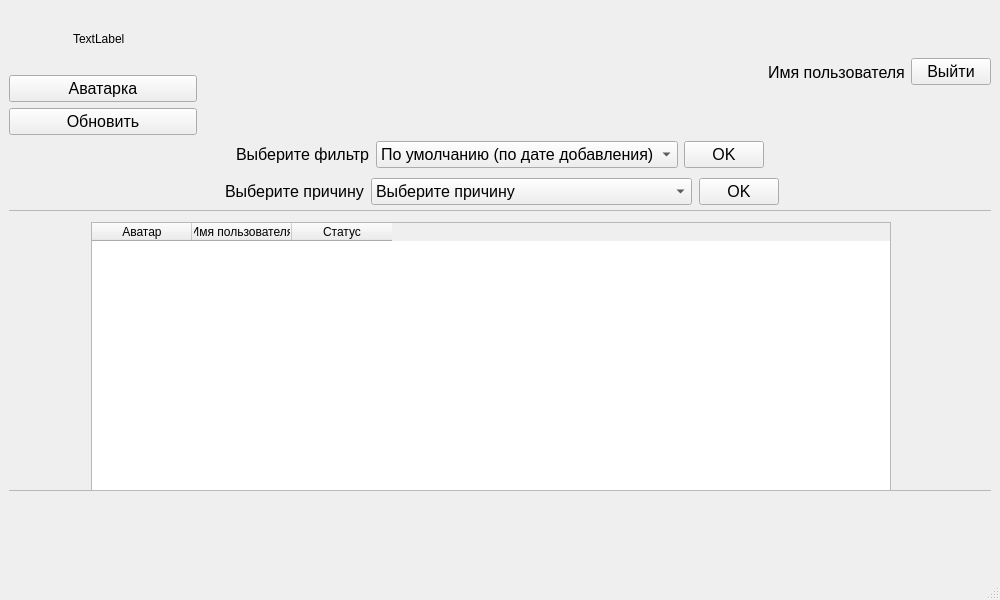
<?xml version="1.0" encoding="UTF-8"?>
<ui version="4.0">
 <class>MainWindow</class>
 <widget class="QMainWindow" name="MainWindow">
  <property name="geometry">
   <rect>
    <x>0</x>
    <y>0</y>
    <width>1000</width>
    <height>600</height>
   </rect>
  </property>
  <property name="windowTitle">
   <string>MainWindow</string>
  </property>
  <widget class="QWidget" name="centralwidget">
   <layout class="QVBoxLayout" name="verticalLayout">
    <item>
     <layout class="QHBoxLayout" name="horizontalLayout">
      <item>
       <layout class="QVBoxLayout" name="verticalLayout_2">
        <item>
         <layout class="QHBoxLayout" name="horizontalLayout_3">
          <item>
           <spacer name="horizontalSpacer_8">
            <property name="orientation">
             <enum>Qt::Horizontal</enum>
            </property>
            <property name="sizeHint" stdset="0">
             <size>
              <width>40</width>
              <height>20</height>
             </size>
            </property>
           </spacer>
          </item>
          <item>
           <widget class="QLabel" name="label_3">
            <property name="sizePolicy">
             <sizepolicy hsizetype="Fixed" vsizetype="Fixed">
              <horstretch>0</horstretch>
              <verstretch>0</verstretch>
             </sizepolicy>
            </property>
            <property name="minimumSize">
             <size>
              <width>60</width>
              <height>60</height>
             </size>
            </property>
            <property name="maximumSize">
             <size>
              <width>60</width>
              <height>60</height>
             </size>
            </property>
            <property name="text">
             <string>TextLabel</string>
            </property>
           </widget>
          </item>
          <item>
           <spacer name="horizontalSpacer_9">
            <property name="orientation">
             <enum>Qt::Horizontal</enum>
            </property>
            <property name="sizeHint" stdset="0">
             <size>
              <width>40</width>
              <height>20</height>
             </size>
            </property>
           </spacer>
          </item>
         </layout>
        </item>
        <item>
         <widget class="QPushButton" name="pushButton">
          <property name="font">
           <font>
            <pointsize>12</pointsize>
           </font>
          </property>
          <property name="text">
           <string>Аватарка</string>
          </property>
         </widget>
        </item>
        <item>
         <widget class="QPushButton" name="pushButton_3">
          <property name="font">
           <font>
            <pointsize>12</pointsize>
           </font>
          </property>
          <property name="text">
           <string>Обновить</string>
          </property>
         </widget>
        </item>
       </layout>
      </item>
      <item>
       <spacer name="horizontalSpacer_11">
        <property name="orientation">
         <enum>Qt::Horizontal</enum>
        </property>
        <property name="sizeHint" stdset="0">
         <size>
          <width>40</width>
          <height>20</height>
         </size>
        </property>
       </spacer>
      </item>
      <item>
       <spacer name="horizontalSpacer_10">
        <property name="orientation">
         <enum>Qt::Horizontal</enum>
        </property>
        <property name="sizeHint" stdset="0">
         <size>
          <width>40</width>
          <height>20</height>
         </size>
        </property>
       </spacer>
      </item>
      <item>
       <spacer name="horizontalSpacer">
        <property name="orientation">
         <enum>Qt::Horizontal</enum>
        </property>
        <property name="sizeHint" stdset="0">
         <size>
          <width>40</width>
          <height>20</height>
         </size>
        </property>
       </spacer>
      </item>
      <item>
       <widget class="QLabel" name="label">
        <property name="font">
         <font>
          <pointsize>12</pointsize>
         </font>
        </property>
        <property name="text">
         <string>Имя пользователя</string>
        </property>
       </widget>
      </item>
      <item>
       <widget class="QPushButton" name="pushButton_2">
        <property name="font">
         <font>
          <pointsize>12</pointsize>
         </font>
        </property>
        <property name="text">
         <string>Выйти</string>
        </property>
       </widget>
      </item>
     </layout>
    </item>
    <item>
     <layout class="QHBoxLayout" name="horizontalLayout_7">
      <item>
       <spacer name="horizontalSpacer_2">
        <property name="orientation">
         <enum>Qt::Horizontal</enum>
        </property>
        <property name="sizeHint" stdset="0">
         <size>
          <width>40</width>
          <height>20</height>
         </size>
        </property>
       </spacer>
      </item>
      <item>
       <widget class="QLabel" name="label_2">
        <property name="font">
         <font>
          <pointsize>12</pointsize>
         </font>
        </property>
        <property name="text">
         <string>Выберите фильтр</string>
        </property>
       </widget>
      </item>
      <item>
       <widget class="QComboBox" name="comboBox">
        <property name="sizePolicy">
         <sizepolicy hsizetype="Minimum" vsizetype="Fixed">
          <horstretch>0</horstretch>
          <verstretch>0</verstretch>
         </sizepolicy>
        </property>
        <property name="font">
         <font>
          <pointsize>12</pointsize>
         </font>
        </property>
        <item>
         <property name="text">
          <string>По умолчанию (по дате добавления)</string>
         </property>
        </item>
        <item>
         <property name="text">
          <string>По причине ухода</string>
         </property>
        </item>
        <item>
         <property name="text">
          <string>По имени ученика</string>
         </property>
        </item>
       </widget>
      </item>
      <item>
       <widget class="QPushButton" name="pushButton_4">
        <property name="font">
         <font>
          <pointsize>12</pointsize>
         </font>
        </property>
        <property name="text">
         <string>OK</string>
        </property>
       </widget>
      </item>
      <item>
       <spacer name="horizontalSpacer_3">
        <property name="orientation">
         <enum>Qt::Horizontal</enum>
        </property>
        <property name="sizeHint" stdset="0">
         <size>
          <width>40</width>
          <height>20</height>
         </size>
        </property>
       </spacer>
      </item>
     </layout>
    </item>
    <item>
     <layout class="QHBoxLayout" name="horizontalLayout_5">
      <item>
       <widget class="QStackedWidget" name="stackedWidget">
        <property name="currentIndex">
         <number>1</number>
        </property>
        <widget class="QWidget" name="page_5">
         <widget class="QScrollArea" name="scrollArea_3">
          <property name="geometry">
           <rect>
            <x>9</x>
            <y>6</y>
            <width>971</width>
            <height>301</height>
           </rect>
          </property>
          <property name="widgetResizable">
           <bool>true</bool>
          </property>
          <widget class="QWidget" name="scrollAreaWidgetContents_3">
           <property name="geometry">
            <rect>
             <x>0</x>
             <y>0</y>
             <width>969</width>
             <height>299</height>
            </rect>
           </property>
           <widget class="QWidget" name="horizontalLayoutWidget_3">
            <property name="geometry">
             <rect>
              <x>9</x>
              <y>9</y>
              <width>951</width>
              <height>432</height>
             </rect>
            </property>
            <layout class="QHBoxLayout" name="horizontalLayout_10">
             <item>
              <widget class="QTableWidget" name="tableWidget_3">
               <property name="sizePolicy">
                <sizepolicy hsizetype="Fixed" vsizetype="Fixed">
                 <horstretch>0</horstretch>
                 <verstretch>0</verstretch>
                </sizepolicy>
               </property>
               <property name="minimumSize">
                <size>
                 <width>800</width>
                 <height>430</height>
                </size>
               </property>
               <column>
                <property name="text">
                 <string>Аватар</string>
                </property>
               </column>
               <column>
                <property name="text">
                 <string>Имя пользователя</string>
                </property>
               </column>
               <column>
                <property name="text">
                 <string>Статус</string>
                </property>
               </column>
              </widget>
             </item>
            </layout>
           </widget>
          </widget>
         </widget>
        </widget>
        <widget class="QWidget" name="page_3">
         <widget class="QWidget" name="layoutWidget">
          <property name="geometry">
           <rect>
            <x>0</x>
            <y>0</y>
            <width>985</width>
            <height>35</height>
           </rect>
          </property>
          <layout class="QHBoxLayout" name="horizontalLayout_8">
           <property name="spacing">
            <number>7</number>
           </property>
           <property name="topMargin">
            <number>0</number>
           </property>
           <item>
            <spacer name="horizontalSpacer_4">
             <property name="orientation">
              <enum>Qt::Horizontal</enum>
             </property>
             <property name="sizeHint" stdset="0">
              <size>
               <width>40</width>
               <height>20</height>
              </size>
             </property>
            </spacer>
           </item>
           <item>
            <widget class="QLabel" name="label_4">
             <property name="font">
              <font>
               <pointsize>12</pointsize>
              </font>
             </property>
             <property name="text">
              <string>Выберите причину</string>
             </property>
            </widget>
           </item>
           <item>
            <widget class="QComboBox" name="comboBox_2">
             <property name="font">
              <font>
               <pointsize>12</pointsize>
              </font>
             </property>
             <item>
              <property name="text">
               <string>Выберите причину</string>
              </property>
             </item>
             <item>
              <property name="text">
               <string>Врач/сдача анализов/диспансеризация</string>
              </property>
             </item>
             <item>
              <property name="text">
               <string>Семейные обстоятельства</string>
              </property>
             </item>
             <item>
              <property name="text">
               <string>Олимпиада</string>
              </property>
             </item>
             <item>
              <property name="text">
               <string>Соревнования/доп. занятия</string>
              </property>
             </item>
            </widget>
           </item>
           <item>
            <widget class="QPushButton" name="pushButton_5">
             <property name="font">
              <font>
               <pointsize>12</pointsize>
              </font>
             </property>
             <property name="text">
              <string>OK</string>
             </property>
            </widget>
           </item>
           <item>
            <spacer name="horizontalSpacer_5">
             <property name="orientation">
              <enum>Qt::Horizontal</enum>
             </property>
             <property name="sizeHint" stdset="0">
              <size>
               <width>40</width>
               <height>20</height>
              </size>
             </property>
            </spacer>
           </item>
          </layout>
         </widget>
         <widget class="QScrollArea" name="scrollArea">
          <property name="geometry">
           <rect>
            <x>-4</x>
            <y>36</y>
            <width>991</width>
            <height>281</height>
           </rect>
          </property>
          <property name="sizePolicy">
           <sizepolicy hsizetype="Fixed" vsizetype="Fixed">
            <horstretch>0</horstretch>
            <verstretch>0</verstretch>
           </sizepolicy>
          </property>
          <property name="widgetResizable">
           <bool>true</bool>
          </property>
          <widget class="QWidget" name="scrollAreaWidgetContents">
           <property name="geometry">
            <rect>
             <x>0</x>
             <y>0</y>
             <width>989</width>
             <height>279</height>
            </rect>
           </property>
           <widget class="QWidget" name="layoutWidget">
            <property name="geometry">
             <rect>
              <x>10</x>
              <y>10</y>
              <width>951</width>
              <height>432</height>
             </rect>
            </property>
            <layout class="QHBoxLayout" name="horizontalLayout_2">
             <item>
              <widget class="QTableWidget" name="tableWidget">
               <property name="sizePolicy">
                <sizepolicy hsizetype="Fixed" vsizetype="Fixed">
                 <horstretch>0</horstretch>
                 <verstretch>0</verstretch>
                </sizepolicy>
               </property>
               <property name="minimumSize">
                <size>
                 <width>800</width>
                 <height>430</height>
                </size>
               </property>
               <column>
                <property name="text">
                 <string>Аватар</string>
                </property>
               </column>
               <column>
                <property name="text">
                 <string>Имя пользователя</string>
                </property>
               </column>
               <column>
                <property name="text">
                 <string>Статус</string>
                </property>
               </column>
              </widget>
             </item>
            </layout>
           </widget>
          </widget>
         </widget>
        </widget>
        <widget class="QWidget" name="page_4">
         <widget class="QWidget" name="layoutWidget">
          <property name="geometry">
           <rect>
            <x>0</x>
            <y>0</y>
            <width>985</width>
            <height>35</height>
           </rect>
          </property>
          <layout class="QHBoxLayout" name="horizontalLayout_9">
           <item>
            <spacer name="horizontalSpacer_6">
             <property name="orientation">
              <enum>Qt::Horizontal</enum>
             </property>
             <property name="sizeHint" stdset="0">
              <size>
               <width>40</width>
               <height>20</height>
              </size>
             </property>
            </spacer>
           </item>
           <item>
            <widget class="QLabel" name="label_5">
             <property name="font">
              <font>
               <pointsize>12</pointsize>
              </font>
             </property>
             <property name="text">
              <string>Введите ученика</string>
             </property>
            </widget>
           </item>
           <item>
            <widget class="QLineEdit" name="lineEdit">
             <property name="sizePolicy">
              <sizepolicy hsizetype="Minimum" vsizetype="Fixed">
               <horstretch>0</horstretch>
               <verstretch>0</verstretch>
              </sizepolicy>
             </property>
             <property name="font">
              <font>
               <pointsize>12</pointsize>
              </font>
             </property>
            </widget>
           </item>
           <item>
            <widget class="QPushButton" name="pushButton_6">
             <property name="font">
              <font>
               <pointsize>12</pointsize>
              </font>
             </property>
             <property name="text">
              <string>OK</string>
             </property>
            </widget>
           </item>
           <item>
            <spacer name="horizontalSpacer_7">
             <property name="orientation">
              <enum>Qt::Horizontal</enum>
             </property>
             <property name="sizeHint" stdset="0">
              <size>
               <width>40</width>
               <height>20</height>
              </size>
             </property>
            </spacer>
           </item>
          </layout>
         </widget>
         <widget class="QScrollArea" name="scrollArea_2">
          <property name="geometry">
           <rect>
            <x>9</x>
            <y>36</y>
            <width>971</width>
            <height>271</height>
           </rect>
          </property>
          <property name="widgetResizable">
           <bool>true</bool>
          </property>
          <widget class="QWidget" name="scrollAreaWidgetContents_2">
           <property name="geometry">
            <rect>
             <x>0</x>
             <y>0</y>
             <width>969</width>
             <height>269</height>
            </rect>
           </property>
           <widget class="QWidget" name="horizontalLayoutWidget_2">
            <property name="geometry">
             <rect>
              <x>9</x>
              <y>9</y>
              <width>961</width>
              <height>432</height>
             </rect>
            </property>
            <layout class="QHBoxLayout" name="horizontalLayout_6">
             <item>
              <widget class="QTableWidget" name="tableWidget_2">
               <property name="sizePolicy">
                <sizepolicy hsizetype="Fixed" vsizetype="Fixed">
                 <horstretch>0</horstretch>
                 <verstretch>0</verstretch>
                </sizepolicy>
               </property>
               <property name="minimumSize">
                <size>
                 <width>800</width>
                 <height>430</height>
                </size>
               </property>
               <column>
                <property name="text">
                 <string>Аватар</string>
                </property>
               </column>
               <column>
                <property name="text">
                 <string>Имя пользователя</string>
                </property>
               </column>
               <column>
                <property name="text">
                 <string>Статус</string>
                </property>
               </column>
              </widget>
             </item>
            </layout>
           </widget>
          </widget>
         </widget>
        </widget>
       </widget>
      </item>
     </layout>
    </item>
   </layout>
  </widget>
  <widget class="QMenuBar" name="menubar">
   <property name="geometry">
    <rect>
     <x>0</x>
     <y>0</y>
     <width>1000</width>
     <height>26</height>
    </rect>
   </property>
  </widget>
  <widget class="QStatusBar" name="statusbar"/>
 </widget>
 <resources/>
 <connections/>
</ui>
